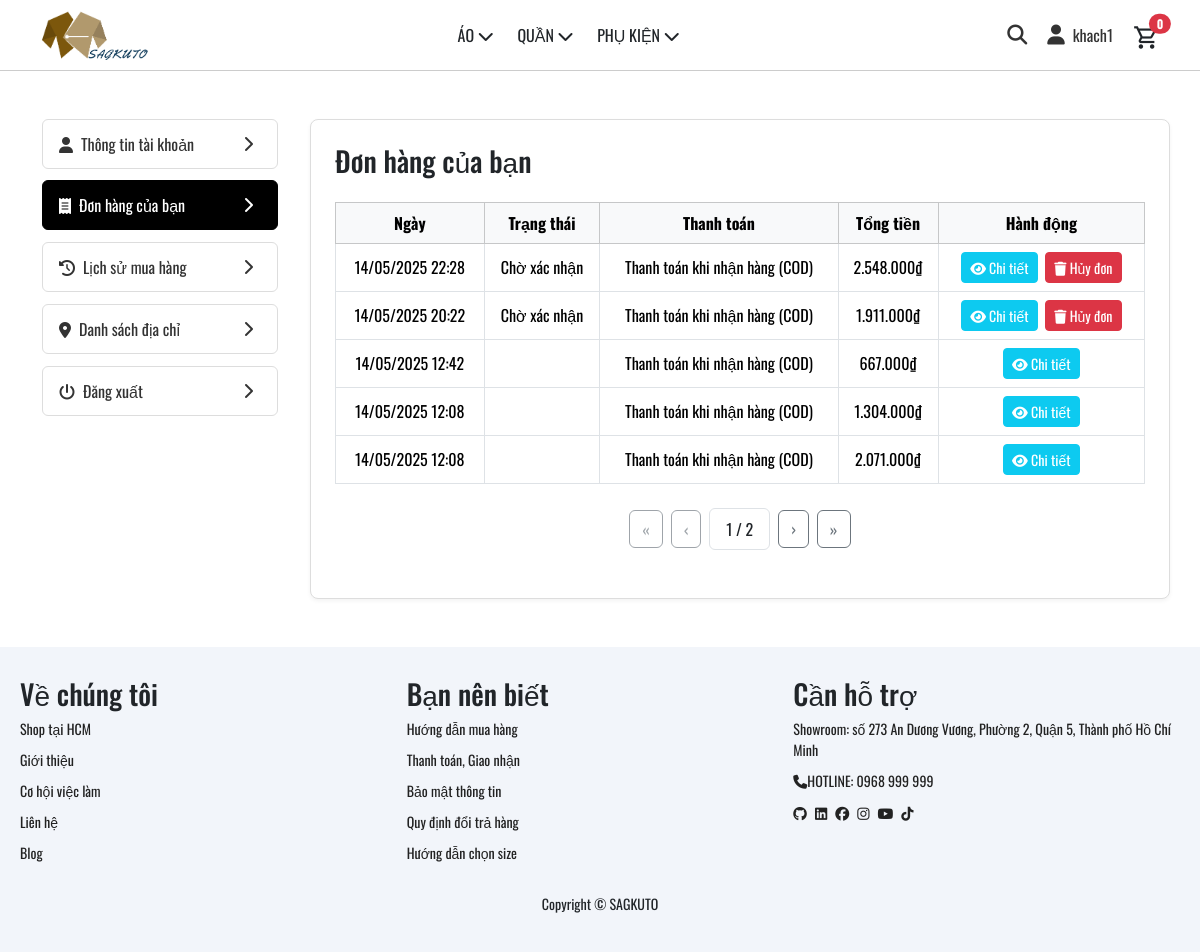
The page /index.php?page=donhang (signed in) on the database its author committed.
### tables this page shows
CREATE TABLE `users` (
  `user_id` int(11) NOT NULL,
  `name` varchar(100) NOT NULL,
  `password` varchar(255) NOT NULL,
  `email` varchar(100) DEFAULT NULL,
  `phone` varchar(20) DEFAULT NULL,
  `role_id` int(11) DEFAULT NULL,
  `status` tinyint(4) DEFAULT 1,
  `otp` varchar(6) DEFAULT NULL,
  `otp_expired_at` datetime DEFAULT NULL
);

CREATE TABLE `orders` (
  `order_id` int(11) NOT NULL,
  `user_id` int(11) DEFAULT NULL,
  `status` enum('Chờ xác nhận','Đã thanh toán, chờ giao hàng','Đang giao hàng','Giao thành công','Đã huỷ') DEFAULT 'Chờ xác nhận',
  `total_price` decimal(12,2) DEFAULT NULL,
  `shipping_address` varchar(255) DEFAULT NULL,
  `note` text DEFAULT NULL,
  `created_at` datetime DEFAULT current_timestamp(),
  `payment_method_id` int(11) DEFAULT NULL,
  `staff_id` int(11) DEFAULT NULL
);

CREATE TABLE `payment_method` (
  `payment_method_id` int(11) NOT NULL,
  `name` varchar(100) NOT NULL,
  `is_deleted` tinyint(1) NOT NULL DEFAULT 0
);

### database/DBConnection.php (called while the page is built, shortened)
<?php
class DBConnect
{
    private static $instance = null;
    private $pdo;
    private $host = 'localhost';
    private $dbname = 'db_web_quanao';
    private $username = 'root';
    private $password = '';
    private function __construct()
    {
        try {
            $this->pdo = new PDO(
                "mysql:host={$this->host};dbname={$this->dbname};charset=utf8",
                $this->username,
                $this->password
            );
            $this->pdo->setAttribute(PDO::ATTR_ERRMODE, PDO::ERRMODE_EXCEPTION);
            $this->pdo->setAttribute(PDO::ATTR_DEFAULT_FETCH_MODE, PDO::FETCH_ASSOC);
        } catch (PDOException $e) {
            die("Kết nối thất bại: " . $e->getMessage());
        }
    }
    public static function getInstance()
    {
        if (self::$instance === null) {
            self::$instance = new DBConnect();
        }
        return self::$instance;
    }
    public function select($sql, $params = [])
    {
        $stmt = $this->pdo->prepare($sql);
        $stmt->execute($params);
        return $stmt->fetchAll();
    }
    public function selectOne($sql, $params = [])
    {
        $stmt = $this->pdo->prepare($sql);
        $stmt->execute($params);
        return $stmt->fetch();
    }
}

### layout/partials/order_section.php (the view, shortened to what this page needs)
<?php
require_once __DIR__ . '/../../database/DBConnection.php';
$pdo     = DBConnect::getInstance()->getConnection();
$user_id = $_SESSION['user_id'] ?? null;
$perPage    = 5;
$page_order = max(1, intval($_GET['page_order'] ?? 1));
$offset     = ($page_order - 1) * $perPage;
$stmtCount = $pdo->prepare("SELECT COUNT(*) FROM orders WHERE user_id = ?");
$stmtCount->execute([$user_id]);
$totalOrders = (int)$stmtCount->fetchColumn();
$totalPages  = (int)ceil($totalOrders / $perPage);
$stmt = $pdo->prepare("
  SELECT o.order_id,o.created_at,o.status,o.total_price,pm.name AS payment_method
  FROM orders o
  LEFT JOIN payment_method pm
    ON o.payment_method_id = pm.payment_method_id
  WHERE o.user_id = :uid
  ORDER BY o.created_at DESC
  LIMIT :limit OFFSET :offset
");
$stmt->bindValue(':uid',    $user_id, PDO::PARAM_INT);
$stmt->bindValue(':limit',  $perPage,  PDO::PARAM_INT);
$stmt->bindValue(':offset', $offset,   PDO::PARAM_INT);
$stmt->execute();
$orders = $stmt->fetchAll(PDO::FETCH_ASSOC);
?>
<h3 class="mb-4">Đơn hàng của bạn</h3>
<?php if (empty($orders)): ?>
    <p>Bạn chưa có đơn hàng nào.</p>
<?php else: ?>
    <table class="table table-bordered align-middle text-center">
        <thead class="table-light">
            <tr>
                <th>Ngày</th>
                <th>Trạng thái</th>
                <th>Thanh toán</th>
                <th>Tổng tiền</th>
                <th>Hành động</th>
            </tr>
        </thead>
        <tbody>
            <?php foreach ($orders as $o): ?>
                <tr>
                    <td><?= date('d/m/Y H:i', strtotime($o['created_at'])) ?></td>
                    <td><?= htmlspecialchars($o['status']) ?></td>
                    <td><?= htmlspecialchars($o['payment_method']) ?></td>
                    <td><?= number_format($o['total_price'], 0, ',', '.') ?>₫</td>
                    <td>
                        <button
                            class="btn btn-sm btn-info text-white"
                            data-bs-toggle="modal"
                            data-bs-target="#orderDetailModal"
                            data-order-id="<?= $o['order_id'] ?>">
                            <i class="fa-solid fa-eye"></i> Chi tiết
                        </button>
                        <?php if ($o['status'] === 'Chờ xác nhận'): ?>
                            <form
                                method="POST"
                                action=""
                                class="d-inline"
                                onsubmit="return confirm('Bạn có chắc chắn muốn hủy đơn này?');">
                                <button type="submit" class="btn btn-sm btn-danger ms-1">
                                    <i class="fa-solid fa-trash"></i> Hủy đơn
                                </button>
                            </form>
                        <?php endif; ?>
                    </td>
                </tr>
            <?php endforeach; ?>
        </tbody>
    </table>
    <?php if ($totalPages > 1): ?>
        <div class="d-flex justify-content-center align-items-center my-4">
            <a href="?page=donhang&page_order=1" class="btn btn-outline-secondary<?= $page_order === 1 ? ' disabled' : '' ?>">&laquo;</a>
            <a href="?page=donhang&page_order=<?= max(1, $page_order - 1) ?>" class="btn btn-outline-secondary ms-2<?= $page_order === 1 ? ' disabled' : '' ?>">&lsaquo;</a>
            <span class="border rounded mx-2 px-3 py-2"><?= $page_order ?> / <?= $totalPages ?></span>
            <a href="?page=donhang&page_order=<?= min($totalPages, $page_order + 1) ?>" class="btn btn-outline-secondary me-2<?= $page_order === $totalPages ? ' disabled' : '' ?>">&rsaquo;</a>
            <a href="?page=donhang&page_order=<?= $totalPages ?>" class="btn btn-outline-secondary<?= $page_order === $totalPages ? ' disabled' : '' ?>">&raquo;</a>
        </div>
    <?php endif; ?>
<?php endif; ?>

### index.php (shortened to what this page needs)
<?php
echo '<!DOCTYPE html>
<html lang="en">
<head>
    <meta charset="UTF-8">
    <meta name="viewport" content="width=device-width, initial-scale=1.0">
    <link rel="stylesheet" href="https://cdnjs.cloudflare.com/ajax/libs/font-awesome/6.7.2/css/all.min.css">
    <link rel="stylesheet" href="/assets/bootstrap/css/bootstrap.min.css">
    <title>sagkuto</title>
    <link rel="icon" type="image/png" href="./assets/img/logo_favicon/favicon.png">
    <link rel="stylesheet" href="./assets/css/header.css">
    <link rel="stylesheet" href="./assets/css/slide.css">
    <link rel="stylesheet" href="./assets/css/footer.css">
    <link rel="stylesheet" href="./assets/fonts/font.css">
</head>
<body>';
include("./layout/header.php");
if (isset($_GET['page'])) {
    $page = $_GET['page'];
    if (is_numeric($page)) {
        include('./layout/product.php');
    } else {
        switch ($page) {
            case 'taikhoan':
            case 'danhsachdiachi':
            case 'donhang':
            case 'lichsumuahang':
                include('./layout/info_user.php');
                break;
        }
    }
} else {
    include('./layout/home.php');
}
include("./layout/footer.php");
?>
</body>
</html>

### layout/header.php (shortened to what this page needs)
<?php
require_once __DIR__ . '/../database/DBConnection.php';
$db = DBConnect::getInstance();
$categories = $db->select('SELECT * FROM categories', []);
$menu = [
	['label' => 'ÁO',        'subs' => []],
	['label' => 'QUẦN',      'subs' => []],
	['label' => 'PHỤ KIỆN',  'subs' => []],
];
foreach ($categories as $cat) {
	$nameLower = mb_strtolower($cat['name'], 'UTF-8');
	$item = [
		'id'    => $cat['category_id'],
		'label' => $cat['name'],
	];
	if (strpos($nameLower, 'áo') !== false) {
		$menu[0]['subs'][] = $item;
	} elseif (strpos($nameLower, 'quần') !== false) {
		$menu[1]['subs'][] = $item;
	} elseif (strpos($nameLower, 'phụ kiện') !== false) {
		$menu[2]['subs'][] = $item;
	}
}
$user = null;
if (!empty($_SESSION['user_id'])) {
    $user = $db->selectOne(
        'SELECT user_id, name, role_id FROM users WHERE user_id = ?',
        [$_SESSION['user_id']]
    );
}
?>
<link rel="stylesheet" href="../assets/css/basic_search.css">
<header class="header">
	<div class="logo_header">
		<a href="/index.php">
			<img src="/assets/img/logo_favicon/logo.png" alt="SAGKUTO Logo">
		</a>
	</div>
	<nav class="menu_header">
		<ul class="mb-0">
			<?php foreach ($menu as $item): ?>
				<li>
					<span class="menu-title">
						<?= htmlspecialchars($item['label'], ENT_QUOTES) ?>
						<?php if (!empty($item['subs'])): ?>
							<i class="fa-solid fa-chevron-down"></i>
						<?php endif; ?>
					</span>
				</li>
			<?php endforeach; ?>
		</ul>
	</nav>
	<div class="icon-group">
		<a href="#" class="icon" id="openSearch">
			<i class="fa-solid fa-magnifying-glass"></i>
		</a>
		<?php if ($user): ?>
			<a href="/index.php?page=taikhoan" class="icon account-link">
				<i class="fa-solid fa-user"></i>
				<span><?= htmlspecialchars($user['name'], ENT_QUOTES) ?></span>
			</a>
		<?php endif; ?>
		<div class="position-relative" style="margin-top: 10px;">
			<a href="javascript:void(0);" id="toggle-cart" title="Giỏ hàng" class="text-dark">
				<span class="material-symbols-outlined" style="font-size: 27px;">
				</span>
				<span id="cart-count-badge"
					class="position-absolute top-0 start-100 translate-middle badge rounded-pill bg-danger"
					style="font-size: 12px;">
					0
				</span>
			</a>
		</div>
	</div>
</header>

### layout/info_user.php (shortened to what this page needs)
<?php
require_once __DIR__ . '/../database/DBConnection.php';
$currentPage = $_GET['page'] ?? 'taikhoan';
?>
<link rel="stylesheet" href="/assets/css/info_user.css">
<div class="container my-5">
  <div class="row">
    <aside class="col-md-3 mb-4">
      <nav class="list-group">
        <a href="/index.php?page=taikhoan"
           class="list-group-item list-group-item-action d-flex justify-content-between align-items-center<?php if ($currentPage==='taikhoan') echo ' active'; ?>">
          <span><i class="fa-solid fa-user me-2"></i>Thông tin tài khoản</span>
          <i class="fa-solid fa-chevron-right"></i>
        </a>
        <a href="/index.php?page=donhang"
           class="list-group-item list-group-item-action d-flex justify-content-between align-items-center<?php if ($currentPage==='donhang') echo ' active'; ?>">
          <span><i class="fa-solid fa-receipt me-2"></i>Đơn hàng của bạn</span>
          <i class="fa-solid fa-chevron-right"></i>
        </a>
        <a href="/index.php?page=lichsumuahang"
           class="list-group-item list-group-item-action d-flex justify-content-between align-items-center<?php if ($currentPage==='lichsumuahang') echo ' active'; ?>">
          <span><i class="fa-solid fa-clock-rotate-left me-2"></i>Lịch sử mua hàng</span>
          <i class="fa-solid fa-chevron-right"></i>
        </a>
        <a href="/index.php?page=danhsachdiachi"
           class="list-group-item list-group-item-action d-flex justify-content-between align-items-center<?php if ($currentPage==='danhsachdiachi') echo ' active'; ?>">
          <span><i class="fa-solid fa-location-dot me-2"></i>Danh sách địa chỉ</span>
          <i class="fa-solid fa-chevron-right"></i>
        </a>
        <a href="/User-form/Login_Form/logout.php"
           class="list-group-item list-group-item-action d-flex justify-content-between align-items-center">
          <span><i class="fa-solid fa-power-off me-2"></i>Đăng xuất</span>
          <i class="fa-solid fa-chevron-right"></i>
        </a>
      </nav>
    </aside>
    <section class="col-md-9">
      <?php
        $pageMap = [
          'taikhoan'        => 'partials/account_section.php',
          'donhang'         => 'partials/order_section.php',
          'lichsumuahang'   => 'partials/history_section.php',
          'danhsachdiachi'  => 'partials/address_section.php',
        ];
        $includeFile = $pageMap[$currentPage] ?? 'partials/account_section.php';
        require_once __DIR__ . '/' . $includeFile;
      ?>
    </section>
  </div>
</div>

### layout/footer.php
<?php
echo '<footer class="section-p1">
    <div class="col">
        <img src="../assets/img/logo_favicon/logo.png" alt="logo-SAGKUTO">
    </div>
    <div class="col">
        <h3 class="fs-3">Về chúng tôi</h3>
        <a href="#">Shop tại HCM</a>
        <a href="#">Giới thiệu</a>
        <a href="#">Cơ hội việc làm</a>
        <a href="#">Liên hệ</a>
        <a href="#">Blog</a>
    </div>
    <div class="col">
        <h3 class="fs-3">Bạn nên biết</h3>
        <a href="#">Hướng dẫn mua hàng</a>
        <a href="#">Thanh toán, Giao nhận</a>
        <a href="#">Bảo mật thông tin</a>
        <a href="#">Quy định đổi trả hàng</a>
        <a href="#">Hướng dẫn chọn size</a>
    </div>
    <div class="col">
        <h3 class="fs-3">Cần hỗ trợ</h3>
        <a href="#">Showroom: số 273 An Dương Vương, Phường 2, Quận 5, Thành phố Hồ Chí Minh</a>
        <a href="#"><i class="fa-solid fa-phone"></i>HOTLINE: 0968 999 999</a>
        <div class="icon">
            <a href="https://github.com/"><i class="fa-brands fa-github"></i></a>
            <a href="https://www.linkedin.com/"><i class="fa-brands fa-linkedin"></i></a>
            <a href="https://www.facebook.com/"><i class="fab fa-facebook"></i></a>
            <a href="https://www.instagram.com/"><i class="fab fa-instagram"></i></a>
            <a href="https://www.youtube.com/"><i class="fab fa-youtube"></i></a>
            <a href="https://www.tiktok.com/"><i class="fa-brands fa-tiktok"></i></a>
        </div>
    </div>
    <div class="copyright">
        <p>Copyright © SAGKUTO</p>
    </div>
</footer>
';
?>

### assets/css/header.css (style rules this page uses)
.header { display: flex; justify-content: space-between; align-items: center; padding: 10px 40px; border-bottom: 1px solid #ccc; top: 0; position: sticky; z-index: 9999; background-color: #FFFFFF; position: relative; }
.logo_header img { height: 50px; display: block; }
.menu_header { position: static; display: block; }
.menu_header ul { list-style: none; padding: 0; margin: 0; }
.menu_header ul li { position: relative; display: inline-block; margin-right: 20px; }
.icon-group { display: flex; align-items: center; gap: 20px; font-size: 18px; color: black; position: relative; }
.icon { color: #333; font-size: 20px; text-decoration: none; display: flex; align-items: center; gap: 8px; transition: color 0.2s; }
.icon i { line-height: 1; vertical-align: middle; }
.icon.account-link span { font-size: 16px; line-height: 1; }
.icon.account-link i { font-size: 20px; }

### assets/css/footer.css (style rules this page uses)
footer { display: flex; flex-wrap: wrap; justify-content: space-between; background-color: #F2F5FA ; padding: 30px 20px; }
footer .col { display: flex; flex-direction: column; align-items: flex-start; margin-bottom: 20px; }
footer h3 { font-size: 20px; }
footer p { font-size: 14px; margin: 0 0 8px 0; }
footer a { font-size: 14px; text-decoration: none; color: #222; margin-bottom: 10px; }
footer .copyright { width: 100%; text-align: center; }

### assets/css/basic_search.css (style rules this page uses)
body *:not(input):not(textarea):not(select) { caret-color: transparent !important; user-select: none !important; }

### assets/css/info_user.css (style rules this page uses)
.container.my-5 > .row { display: flex; flex-wrap: wrap; gap: 20px; }
aside.col-md-3 { max-width: 260px; }
aside.col-md-3 .list-group { border: none; padding: 0; margin: 0; }
aside.col-md-3 .list-group-item { border: 1px solid #ddd; border-radius: 6px; margin-bottom: 12px; background-color: #fff; color: #333; padding: 12px 16px; display: flex; justify-content: space-between; align-items: center; transition: background-color 0.2s, color 0.2s, border-color 0.2s; }
aside.col-md-3 .list-group-item .fa-solid { margin-right: 8px; }
aside.col-md-3 .list-group-item.active { background-color: #000; border-color: #000; color: #fff; }
aside.col-md-3 .list-group-item.active i { color: #fff; }
section.col-md-9 { flex: 1; border: 1px solid #ddd; border-radius: 8px; background-color: #fff; padding: 24px; box-shadow: 0 2px 4px rgba(0,0,0,0.05); }

### rows shown on the page
users: name "khach1"
orders: created_at "14/05/2025 22:28", status "Chờ xác nhận", payment_method.name "Thanh toán khi nhận hàng (COD)", total_price "2.548.000"
orders: created_at "14/05/2025 20:22", status "Chờ xác nhận", payment_method.name "Thanh toán khi nhận hàng (COD)", total_price "1.911.000"
orders: created_at "14/05/2025 12:42", payment_method.name "Thanh toán khi nhận hàng (COD)", total_price "667.000"
orders: created_at "14/05/2025 12:08", payment_method.name "Thanh toán khi nhận hàng (COD)", total_price "1.304.000"
orders: created_at "14/05/2025 12:08", payment_method.name "Thanh toán khi nhận hàng (COD)", total_price "2.071.000"

### other values the page prints
$item['label'] "ÁO"
$item['label'] "QUẦN"
$item['label'] "PHỤ KIỆN"
$page_order "1"
$totalPages "2"
